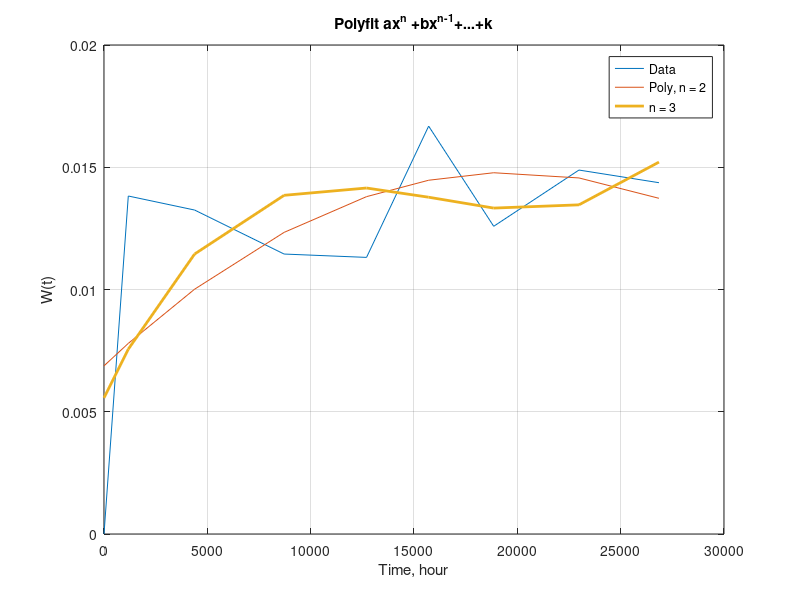

MATLAB code to generate this figure: (Note: this script raises an error after producing the figure.)
N = 8;

NoF = [0 260 431 421 306 351  369  546 363];
Time_in_Hours =   [1 2351 4066 4596 3381 2630 3665  4585 3158];

disp (length(NoF) == length(Time_in_Hours));

w_t = NoF./(Time_in_Hours*N);
Time = zeros(1,9);
sum_t = 0;

for a = 2:length(Time)
    Time(a) = Time_in_Hours(a)/2 + sum_t;
    sum_t = sum_t + Time_in_Hours(a);
end

Poly = polyfit(Time, w_t,2);
Poly_3 = polyfit(Time, w_t,3);
Poly_10 = polyfit(Time, w_t,10);
Poly_25 = polyfit(Time, w_t,25);

f = polyval(Poly, Time);

f_3 = polyval(Poly_3, Time);
f_10 = polyval(Poly_10, Time);
f_25 = polyval(Poly_25, Time);


[abs(w_t-f)]'

plot(Time,w_t,Time, f,Time,f_3, 'LineWidth', 2);
title('Polyfit ax^n +bx^{n-1}+...+k');
grid on
xlabel('Time, hour');
ylabel('W(t)');
legend('Data','Poly, n = 2','n = 3');

syms t s
disp (laplace(1,t,s));
disp(laplace(t,t,s));
disp(laplace(t^2,t,s));


%Data from maple_pdf
inverse_laplace = 0.6881130206*10^(-2)*exp(-0.6758063955*10^(-2)*Time)-0.3055157470*10^(-5)*exp(-0.1582409599*10^(-3)*Time)-4.197321955*10^(-8)*exp(0.3827183773*10^(-4)*Time);
lambda = (0.6881130206*10^(-2)*exp(-0.6758063955*10^(-2)*Time)-0.3055157470*10^(-5)*exp(-0.1582409599*10^(-3)*Time)-4.197321955*10^(-8)*exp(0.3827183773*10^(-4)*Time))/(3.*10^(-10)+1.018210282*exp(-0.6758063955*10^(-2)*Time)-0.1930699531*10^(-1)*exp(-0.1582409599*10^(-3)*Time)+0.1096712937*10^(-2)*exp(0.3827183773*10^(-4)*Time));
P = 3*10^(-10)+1.018210282*exp(-0.6758063955*10^(-2)*Time)-0.01930699531*exp(-0.1582409599*10^(-3)*Time)+0.1096712937*10^(-2)*exp(0.3827183773*10^(-4)*Time);

t = [0:1:28000];

inverse_laplace_t = 0.6881130206*10^(-2)*exp(-0.6758063955*10^(-2)*t)-0.3055157470*10^(-5)*exp(-0.1582409599*10^(-3)*t)-4.197321955*10^(-8)*exp(0.3827183773*10^(-4)*t);
lambda_t = (0.6881130206*10^(-2)*exp(-0.6758063955*10^(-2)*t)-0.3055157470*10^(-5)*exp(-0.1582409599*10^(-3)*t)-4.197321955*10^(-8)*exp(0.3827183773*10^(-4)*t))/(3.*10^(-10)+1.018210282*exp(-0.6758063955*10^(-2)*t)-0.1930699531*10^(-1)*exp(-0.1582409599*10^(-3)*t)+0.1096712937*10^(-2)*exp(0.3827183773*10^(-4)*t));
P_t = 3*10^(-10)+1.018210282*exp(-0.6758063955*10^(-2)*t)-0.01930699531*exp(-0.1582409599*10^(-3)*t)+0.1096712937*10^(-2)*exp(0.3827183773*10^(-4)*t);



%NewDataset
figure
plot(t,P_t,'LineWidth',2);
title('VBR, P(t)');
grid on
xlabel('Time, hours');
ylabel('Probability');


axis([0 700 0 1]);
